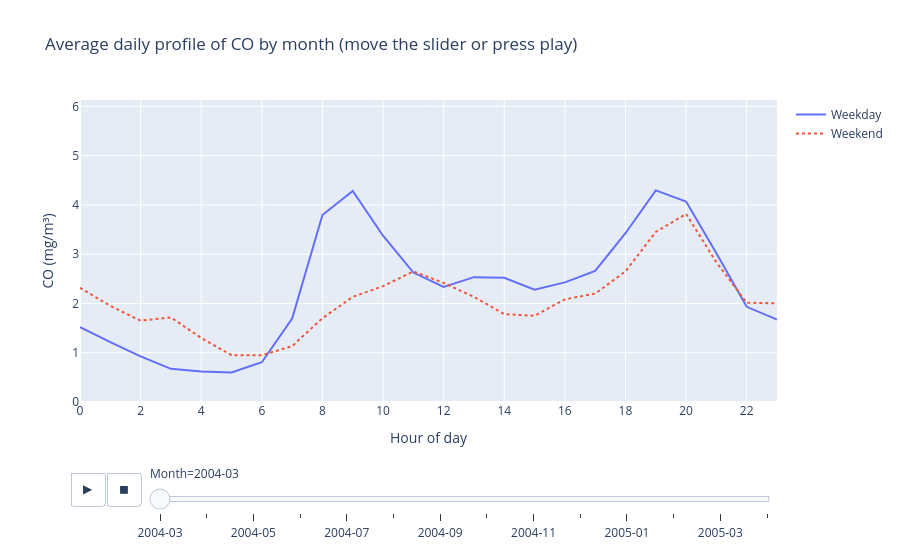

Write notebook code for a chart like this one.
### Code cell
# Interactive daily profile by month: does the shape of the day change over the year?
# Months are labelled year-month because March and April appear in both 2004 and 2005.
Y_MARGIN = 1.05   # headroom above the highest value so every frame shares the same y-axis
profile = (df_eda.assign(month_label=df_eda.index.strftime("%Y-%m"),
                         day_type=df_eda["is_weekend"].map({0: "Weekday", 1: "Weekend"}))
           .groupby(["month_label", "day_type", "hour"])["CO_GT"].mean()
           .rename("CO").reset_index())

fig = px.line(profile, x="hour", y="CO", color="day_type", line_dash="day_type", animation_frame="month_label",
              range_y=[0, profile["CO"].max() * Y_MARGIN],
              labels={"hour": "Hour of day", "CO": f"CO ({UNITS['CO_GT']})", "day_type": "", "month_label": "Month"},
              title="Average daily profile of CO by month (move the slider or press play)")
fig.update_xaxes(dtick=2)
fig.show()

### Figure 1 — Plotly figure (JSON) as saved in the notebook; plotly's stock layout.template omitted (floating-point values rounded to 4 significant figures)
{"data": [{"hovertemplate": "=Weekday<br>Month=2004-03<br>Hour of day=%{x}<br>CO (mg/m³)=%{y}<extra></extra>", "legendgroup": "Weekday", "line": {"color": "#636efa", "dash": "solid"}, "marker": {"symbol": "circle"}, "mode": "lines", "name": "Weekday", "orientation": "v", "showlegend": true, "type": "scatter", "x": [0, 1, 2, 3, 4, 5, 6, 7, 8, 9, 10, 11, 12, 13, 14, 15, 16, 17, 18, 19, 20, 21, 22, 23], "xaxis": "x", "y": [1.52, 1.213, 0.9267, 0.6733, 0.62, 0.6, 0.8067, 1.693, 3.793, 4.283, 3.373, 2.627, 2.333, 2.533, 2.52, 2.277, 2.427, 2.66, 3.425, 4.294, 4.069, 3.019, 1.931, 1.675], "yaxis": "y"}, {"hovertemplate": "=Weekend<br>Month=2004-03<br>Hour of day=%{x}<br>CO (mg/m³)=%{y}<extra></extra>", "legendgroup": "Weekend", "line": {"color": "#EF553B", "dash": "dot"}, "marker": {"symbol": "circle"}, "mode": "lines", "name": "Weekend", "orientation": "v", "showlegend": true, "type": "scatter", "x": [0, 1, 2, 3, 4, 5, 6, 7, 8, 9, 10, 11, 12, 13, 14, 15, 16, 17, 18, 19, 20, 21, 22, 23], "xaxis": "x", "y": [2.317, 1.95, 1.65, 1.717, 1.3, 0.95, 0.95, 1.133, 1.7, 2.133, 2.35, 2.65, 2.417, 2.133, 1.783, 1.75, 2.083, 2.2, 2.65, 3.45, 3.817, 2.833, 2.017, 2.0], "yaxis": "y"}], "layout": {"legend": {"title": {"text": ""}, "tracegroupgap": 0}, "sliders": [{"active": 0, "currentvalue": {"prefix": "Month="}, "len": 0.9, "pad": {"b": 10, "t": 60}, "steps": [{"args": [["2004-03"], {"frame": {"duration": 0, "redraw": false}, "fromcurrent": true, "mode": "immediate", "transition": {"duration": 0, "easing": "linear"}}], "label": "2004-03", "method": "animate"}, {"args": [["2004-04"], {"frame": {"duration": 0, "redraw": false}, "fromcurrent": true, "mode": "immediate", "transition": {"duration": 0, "easing": "linear"}}], "label": "2004-04", "method": "animate"}, {"args": [["2004-05"], {"frame": {"duration": 0, "redraw": false}, "fromcurrent": true, "mode": "immediate", "transition": {"duration": 0, "easing": "linear"}}], "label": "2004-05", "method": "animate"}, {"args": [["2004-06"], {"frame": {"duration": 0, "redraw": false}, "fromcurrent": true, "mode": "immediate", "transition": {"duration": 0, "easing": "linear"}}], "label": "2004-06", "method": "animate"}, {"args": [["2004-07"], {"frame": {"duration": 0, "redraw": false}, "fromcurrent": true, "mode": "immediate", "transition": {"duration": 0, "easing": "linear"}}], "label": "2004-07", "method": "animate"}, {"args": [["2004-08"], {"frame": {"duration": 0, "redraw": false}, "fromcurrent": true, "mode": "immediate", "transition": {"duration": 0, "easing": "linear"}}], "label": "2004-08", "method": "animate"}, {"args": [["2004-09"], {"frame": {"duration": 0, "redraw": false}, "fromcurrent": true, "mode": "immediate", "transition": {"duration": 0, "easing": "linear"}}], "label": "2004-09", "method": "animate"}, {"args": [["2004-10"], {"frame": {"duration": 0, "redraw": false}, "fromcurrent": true, "mode": "immediate", "transition": {"duration": 0, "easing": "linear"}}], "label": "2004-10", "method": "animate"}, {"args": [["2004-11"], {"frame": {"duration": 0, "redraw": false}, "fromcurrent": true, "mode": "immediate", "transition": {"duration": 0, "easing": "linear"}}], "label": "2004-11", "method": "animate"}, {"args": [["2004-12"], {"frame": {"duration": 0, "redraw": false}, "fromcurrent": true, "mode": "immediate", "transition": {"duration": 0, "easing": "linear"}}], "label": "2004-12", "method": "animate"}, {"args": [["2005-01"], {"frame": {"duration": 0, "redraw": false}, "fromcurrent": true, "mode": "immediate", "transition": {"duration": 0, "easing": "linear"}}], "label": "2005-01", "method": "animate"}, {"args": [["2005-02"], {"frame": {"duration": 0, "redraw": false}, "fromcurrent": true, "mode": "immediate", "transition": {"duration": 0, "easing": "linear"}}], "label": "2005-02", "method": "animate"}, {"args": [["2005-03"], {"frame": {"duration": 0, "redraw": false}, "fromcurrent": true, "mode": "immediate", "transition": {"duration": 0, "easing": "linear"}}], "label": "2005-03", "method": "animate"}, {"args": [["2005-04"], {"frame": {"duration": 0, "redraw": false}, "fromcurrent": true, "mode": "immediate", "transition": {"duration": 0, "easing": "linear"}}], "label": "2005-04", "method": "animate"}], "x": 0.1, "xanchor": "left", "y": 0, "yanchor": "top"}], "title": {"text": "Average daily profile of CO by month (move the slider or press play)"}, "updatemenus": [{"buttons": [{"args": [null, {"frame": {"duration": 500, "redraw": false}, "fromcurrent": true, "mode": "immediate", "transition": {"duration": 500, "easing": "linear"}}], "label": "&#9654;", "method": "animate"}, {"args": [[null], {"frame": {"duration": 0, "redraw": false}, "fromcurrent": true, "mode": "immediate", "transition": {"duration": 0, "easing": "linear"}}], "label": "&#9724;", "method": "animate"}], "direction": "left", "pad": {"r": 10, "t": 70}, "showactive": false, "type": "buttons", "x": 0.1, "xanchor": "right", "y": 0, "yanchor": "top"}], "xaxis": {"anchor": "y", "domain": [0, 1], "dtick": 2, "title": {"text": "Hour of day"}}, "yaxis": {"anchor": "x", "domain": [0, 1], "range": [0, 6.128], "title": {"text": "CO (mg/m³)"}}}}
